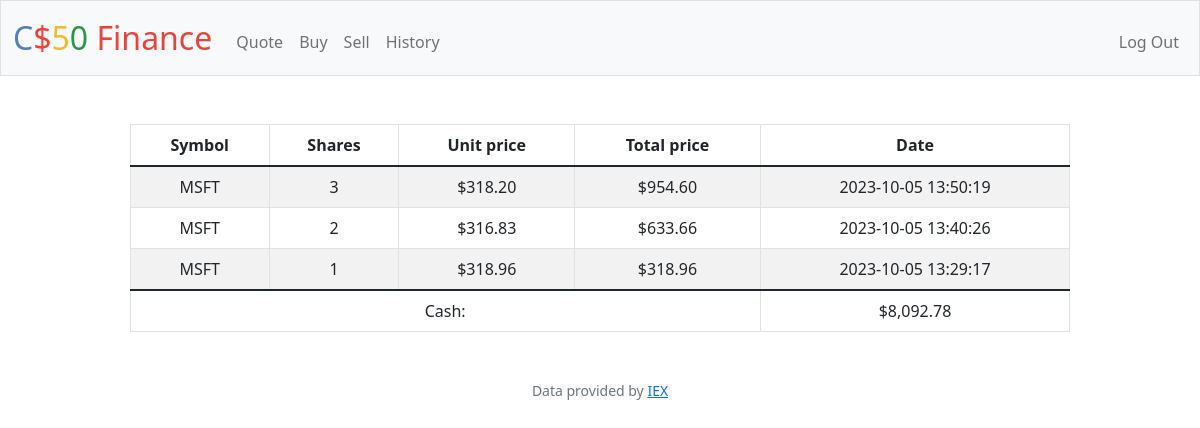
Before: /history (signed in) with the older database file.
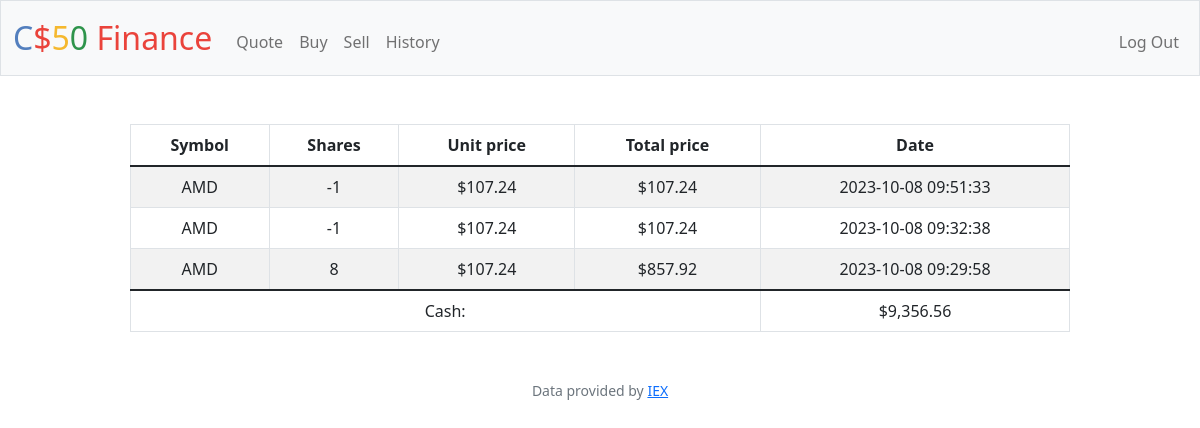
After: the same page with the newer database file.
### tables this page shows
CREATE TABLE transactions (
    id INTEGER PRIMARY KEY AUTOINCREMENT,
    user INTEGER NOT NULL,
    symbol TEXT NOT NULL,
    shares INTEGER NOT NULL,
    unit_price REAL NOT NULL,
    total_price REAL NOT NULL,
    created_at TIMESTAMP DEFAULT CURRENT_TIMESTAMP
, buy_or_sell TEXT);

CREATE TABLE users (id INTEGER PRIMARY KEY AUTOINCREMENT NOT NULL, username TEXT NOT NULL, hash TEXT NOT NULL, cash NUMERIC NOT NULL DEFAULT 10000.00);

### app.py (the view)
@app.route("/history")
@login_required
def history():
    uid = session['user_id']
    rows = db.execute("SELECT * FROM transactions WHERE user = ? ORDER BY created_at DESC", uid)
    userinfo = db.execute("SELECT cash FROM users WHERE id = ?", uid)
    cash = userinfo[0]["cash"]
    return render_template("history.html", rows=rows, cash=cash)

### app.py (called while the page is built)
@app.after_request
def after_request(response):
    response.headers["Cache-Control"] = "no-cache, no-store, must-revalidate"
    response.headers["Expires"] = 0
    response.headers["Pragma"] = "no-cache"
    return response

### helpers.py (called while the page is built)
def login_required(f):
    @wraps(f)
    def decorated_function(*args, **kwargs):
        if session.get("user_id") is None:
            return redirect("/login")
        return f(*args, **kwargs)
    return decorated_function

def usd(value):
    return f"${value:,.2f}"

### templates/history.html (shortened to what this page needs)
{% extends "layout.html" %}
{% block main %}
    <table class="table table-striped table-bordered" style="width: 80%; margin: auto;">
        <thead>
            <tr>
                <th>Symbol</th>
                <th>Shares</th>
                <th>Unit price</th>
                <th>Total price</th>
                <th>Date</th>
            </tr>
        </thead>
        <tbody>
            {% for row in rows%}
            <tr>
                <td>{{ row.symbol }}</td>
                <td>{{ row.shares }}</td>
                <td>{{ row.unit_price | usd }}</td>
                <td>
                    {{ row.total_price | usd }}
                </td>
                <td>{{ row.created_at }}</td>
            </tr>
            {% endfor %}
        </tbody>
        <thead>
            <tr>
                <td colspan="4">Cash: </td>
                <td>{{ cash | usd }}</td>
            </tr>
        </thead>
    </table>
{% endblock %}

Changed rows visible on the page:
removed transactions: symbol "MSFT", shares "3", unit_price "$318.20", total_price "$954.60", created_at "2023-10-05 13:50:19"
removed transactions: symbol "MSFT", shares "2", unit_price "$316.83", total_price "$633.66", created_at "2023-10-05 13:40:26"
removed transactions: symbol "MSFT", shares "1", unit_price "$318.96", total_price "$318.96", created_at "2023-10-05 13:29:17"
added transactions: symbol "AMD", shares "-1", unit_price "$107.24", total_price "$107.24", created_at "2023-10-08 09:51:33"
added transactions: symbol "AMD", shares "-1", unit_price "$107.24", total_price "$107.24", created_at "2023-10-08 09:32:38"
added transactions: symbol "AMD", shares "8", unit_price "$107.24", total_price "$857.92", created_at "2023-10-08 09:29:58"
changed users: cash "$8,092.78" → "$9,356.56"
